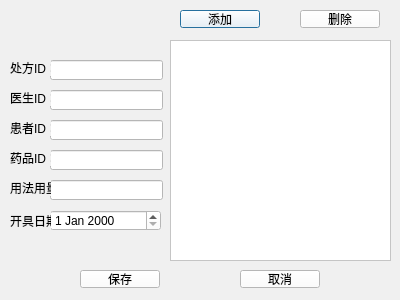
<?xml version="1.0" encoding="UTF-8"?>
<ui version="4.0">
 <class>dlg_addprescription</class>
 <widget class="QDialog" name="dlg_addprescription">
  <property name="geometry">
   <rect>
    <x>0</x>
    <y>0</y>
    <width>400</width>
    <height>300</height>
   </rect>
  </property>
  <property name="windowTitle">
   <string>Dialog</string>
  </property>
  <property name="styleSheet">
   <string notr="true">background-color: rgb(240, 240, 240);</string>
  </property>
  <widget class="QLineEdit" name="doctorIdEdit">
   <property name="geometry">
    <rect>
     <x>50</x>
     <y>90</y>
     <width>113</width>
     <height>20</height>
    </rect>
   </property>
   <property name="styleSheet">
    <string notr="true">background-color: rgb(255, 255, 255);</string>
   </property>
  </widget>
  <widget class="QLineEdit" name="patientIdEdit">
   <property name="geometry">
    <rect>
     <x>50</x>
     <y>120</y>
     <width>113</width>
     <height>20</height>
    </rect>
   </property>
   <property name="styleSheet">
    <string notr="true">background-color: rgb(255, 255, 255);</string>
   </property>
  </widget>
  <widget class="QDateEdit" name="dateEdit">
   <property name="geometry">
    <rect>
     <x>50</x>
     <y>210</y>
     <width>111</width>
     <height>21</height>
    </rect>
   </property>
   <property name="styleSheet">
    <string notr="true">background-color: rgb(255, 255, 255);</string>
   </property>
  </widget>
  <widget class="QTableWidget" name="detailTable">
   <property name="geometry">
    <rect>
     <x>170</x>
     <y>40</y>
     <width>221</width>
     <height>221</height>
    </rect>
   </property>
   <property name="styleSheet">
    <string notr="true">background-color: rgb(255, 255, 255);
color: rgb(0, 0, 0);</string>
   </property>
  </widget>
  <widget class="QPushButton" name="addDetailButton">
   <property name="geometry">
    <rect>
     <x>180</x>
     <y>10</y>
     <width>80</width>
     <height>18</height>
    </rect>
   </property>
   <property name="styleSheet">
    <string notr="true">background-color: rgb(255, 255, 255);</string>
   </property>
   <property name="text">
    <string>添加</string>
   </property>
  </widget>
  <widget class="QPushButton" name="saveButton">
   <property name="geometry">
    <rect>
     <x>80</x>
     <y>270</y>
     <width>80</width>
     <height>18</height>
    </rect>
   </property>
   <property name="styleSheet">
    <string notr="true">background-color: rgb(255, 255, 255);</string>
   </property>
   <property name="text">
    <string>保存</string>
   </property>
  </widget>
  <widget class="QLabel" name="label">
   <property name="geometry">
    <rect>
     <x>10</x>
     <y>90</y>
     <width>41</width>
     <height>16</height>
    </rect>
   </property>
   <property name="text">
    <string>医生ID：</string>
   </property>
  </widget>
  <widget class="QLabel" name="label_2">
   <property name="geometry">
    <rect>
     <x>10</x>
     <y>120</y>
     <width>41</width>
     <height>16</height>
    </rect>
   </property>
   <property name="text">
    <string>患者ID：</string>
   </property>
  </widget>
  <widget class="QLabel" name="label_3">
   <property name="geometry">
    <rect>
     <x>10</x>
     <y>210</y>
     <width>41</width>
     <height>21</height>
    </rect>
   </property>
   <property name="text">
    <string>开具日期：</string>
   </property>
  </widget>
  <widget class="QLineEdit" name="usageEdit">
   <property name="geometry">
    <rect>
     <x>50</x>
     <y>180</y>
     <width>113</width>
     <height>20</height>
    </rect>
   </property>
   <property name="styleSheet">
    <string notr="true">background-color: rgb(255, 255, 255);</string>
   </property>
  </widget>
  <widget class="QLineEdit" name="medicineIdEdit">
   <property name="geometry">
    <rect>
     <x>50</x>
     <y>150</y>
     <width>113</width>
     <height>20</height>
    </rect>
   </property>
   <property name="styleSheet">
    <string notr="true">background-color: rgb(255, 255, 255);</string>
   </property>
  </widget>
  <widget class="QLineEdit" name="prescriptionIdEdit">
   <property name="geometry">
    <rect>
     <x>50</x>
     <y>60</y>
     <width>113</width>
     <height>20</height>
    </rect>
   </property>
   <property name="styleSheet">
    <string notr="true">background-color: rgb(255, 255, 255);</string>
   </property>
  </widget>
  <widget class="QLabel" name="label_4">
   <property name="geometry">
    <rect>
     <x>10</x>
     <y>60</y>
     <width>41</width>
     <height>16</height>
    </rect>
   </property>
   <property name="text">
    <string>处方ID：</string>
   </property>
  </widget>
  <widget class="QLabel" name="label_5">
   <property name="geometry">
    <rect>
     <x>10</x>
     <y>150</y>
     <width>41</width>
     <height>16</height>
    </rect>
   </property>
   <property name="text">
    <string>药品ID：</string>
   </property>
  </widget>
  <widget class="QLabel" name="label_6">
   <property name="geometry">
    <rect>
     <x>10</x>
     <y>180</y>
     <width>41</width>
     <height>16</height>
    </rect>
   </property>
   <property name="text">
    <string>用法用量：</string>
   </property>
  </widget>
  <widget class="QPushButton" name="btn_del">
   <property name="geometry">
    <rect>
     <x>300</x>
     <y>10</y>
     <width>80</width>
     <height>18</height>
    </rect>
   </property>
   <property name="styleSheet">
    <string notr="true">background-color: rgb(255, 255, 255);</string>
   </property>
   <property name="text">
    <string>删除</string>
   </property>
  </widget>
  <widget class="QPushButton" name="btn_cancel">
   <property name="geometry">
    <rect>
     <x>240</x>
     <y>270</y>
     <width>80</width>
     <height>18</height>
    </rect>
   </property>
   <property name="styleSheet">
    <string notr="true">background-color: rgb(255, 255, 255);</string>
   </property>
   <property name="text">
    <string>取消</string>
   </property>
  </widget>
 </widget>
 <resources/>
 <connections/>
</ui>
